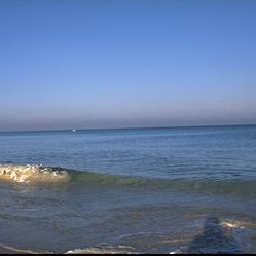
#> input picture maman12/data/coast_art1130.jpg, 256 x 256 px; its folder holds 4 pictures in this run
$ python part2.py   (Python 2 division)
#> lines starting #> are read from the running program, lines starting #| are printed output that depends on the picture
# -*- coding: utf-8 -*-
"""
Created on Sun Dec 04 00:51:17 2016

@author: Dotan
"""

import time
import cv2
import os
import numpy as np
import glob
from sklearn.cluster import KMeans
from sklearn import svm
import matplotlib.pyplot as plt
from sklearn import metrics
import sklearn
import matplotlib.cm as cm
from scipy import interp

class Timer(object):
    def __init__(self, name=None):
        self.name = name

    def __enter__(self):
        self.tstart = time.time()

    def __exit__(self, type, value, traceback):
        if self.name:
            print '[%s]' % self.name,
        print 'Elapsed: %s' % (time.time() - self.tstart)


def calcBOWDescriptor( features, codebook ):
    label = codebook.predict(features)
    hist, bins = np.histogram(label,codebook.n_clusters,[1,codebook.n_clusters+1])
    return hist

def calcRocAvarage(tpr_list,fpr_list):
    n = len(tpr_list)
    # First aggregate all false positive rates
    all_fpr = np.unique(np.concatenate([fpr_list[i] for i in range(n)]))

    # Then interpolate all ROC curves at this points
    mean_tpr = np.zeros_like(all_fpr)
    for i in range(n):
        mean_tpr += interp(all_fpr, fpr_list[i], tpr_list[i])

    # Finally average it and compute AUC
    mean_tpr /= n
    mean_auc =  metrics.auc(all_fpr, mean_tpr)

    return all_fpr, mean_tpr, mean_auc

def calcSifts(samples, step_size):
    sift = cv2.xfeatures2d.SIFT_create()
    sifts = []
    first = True
    for sample in samples :
        gray= sample[0]

        # extract key points (dense)
        kp = [cv2.KeyPoint(x, y, step_size) for y in range(0, gray.shape[0], step_size)
            for x in range(0, gray.shape[1], step_size)]

        if (debug and first):
            first = False
            plt.figure(99)
            plt.imshow(cv2.drawKeypoints(gray,kp,None))
            plt.show();

        kp2, dense_sift = sift.compute(gray,kp)
        sifts.append( (dense_sift, sample[1]) )

    # stack all train sifts in numpy matrix and return
    return sifts, len(kp)

def load_data( basedir , class_a, class_b):
    # load and split data
#> called with basedir = 'data', class_a = 'opencountry', class_b = 'coast'
    files = glob.glob(basedir + '/*.jpg')
    classes = []
    imgs = []
    if os.name =='nt':
        sep = '\\'
    else :
        sep = '/'
    for filename in files :
        # load image and convert to gray
        img = plt.imread(filename)
#> img is the input picture: shape (256, 256, 3); mean R, G, B 99.9, 123.5, 162.1
        gray= cv2.cvtColor(img ,cv2.COLOR_BGR2GRAY)
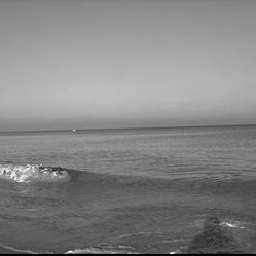
#> gray: shape (256, 256); min 0, max 254, mean 132.3
        imgs.append(gray)
        if filename.startswith(basedir +sep +class_a):
            classes.append(0)
        elif filename.startswith(basedir +sep +class_b):
            classes.append(1)
#> pass 2 of the loop in load_data, `for filename in files :`:
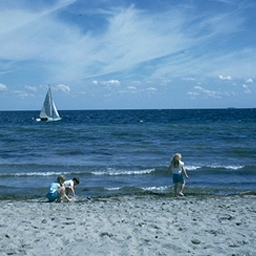
#> input picture maman12/data/coast_bea29.jpg, 256 x 256 px
#> in load_data, img is the input picture: shape (256, 256, 3); mean R, G, B 101.9, 140.5, 170.4
#> in load_data, `gray= cv2.cvtColor(img ,cv2.COLOR_BGR2GRAY)`:
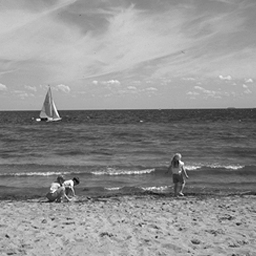
#> gray: shape (256, 256); min 5, max 254, mean 145
#> pass 3 of the loop in load_data, `for filename in files :`:
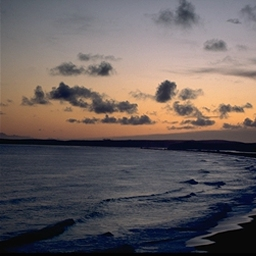
#> input picture maman12/data/coast_bea33.jpg, 256 x 256 px
#> in load_data, img is the input picture: shape (256, 256, 3); mean R, G, B 104.3, 94.9, 94.3
#> in load_data, `gray= cv2.cvtColor(img ,cv2.COLOR_BGR2GRAY)`:
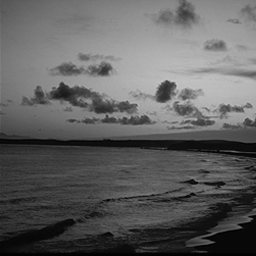
#> gray: shape (256, 256); min 0, max 202, mean 95.7
#> the loop made 4 passes; the first 3 are shown

    # attach samples to label
    dataset = zip(imgs, classes)
    return dataset

def shuffle_and_split( dataset, train_test_ratio ):
    # shuffle for random train and test
    dataset = sklearn.utils.shuffle(dataset)

    # return train and test :
    n_train = int(len(dataset) * train_test_ratio)
    return dataset[:n_train], dataset[n_train:]


###  START OF SCRIPT :

# cleanup :
plt.close('all')

## params
basedir = 'data'
class_a = 'opencountry'
class_b = 'coast'
train_test_ratio = 0.80
dsift_step_size = 15
debug = False
n_clusters = 150
kmeans_tol = 1e-3 # 1
regTerms = [0.0001, 0.001, 0.01, 0.1, 1, 5, 10 ]

# load and split data:
train_data, test_data = shuffle_and_split( load_data(basedir,class_a, class_b),train_test_ratio)

## TRAIN
# do dense-sift on all train data
with Timer('do dense-sift on all train data'):
    sifts_with_labels, n_kp= calcSifts(train_data, dsift_step_size)
#> the loop in calcSifts, `for sample in samples :` made 3 passes
#> pass 2, in calcSifts, `gray= sample[0]`:
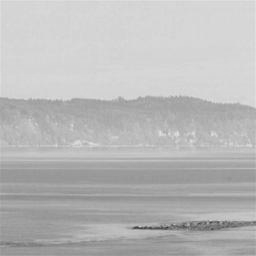
#> gray: shape (256, 256); min 47, max 228, mean 185.5
    sifts, labels = zip(*sifts_with_labels)

# perform kmeans on all samples (stack all sifts in one matrix)
with Timer('Fit kmeans for vector-quantization'):
    codebook = KMeans(n_clusters= n_clusters, verbose=1, tol=kmeans_tol, n_init=1)
    codebook.fit(np.vstack(sifts))

# create centers histogram for each image :
with Timer('calc bow-descriptors of train'):
    sample_desc = []
    for sample in sifts:
        sampleHist = calcBOWDescriptor(sample, codebook )
        sample_desc.append(sampleHist)

    X_train = np.vstack(sample_desc)
    y_train =  labels#np.asarray(train_data)[:,1].astype('int')

# train svm in different reg-terms(C):
models =[]
for c in regTerms :
    with Timer('Fit SVM with C='+str(c)):
        model = svm.SVC(kernel = 'linear',C=c)
#> (the run stopped early here; a loop or call above may not have finished)
